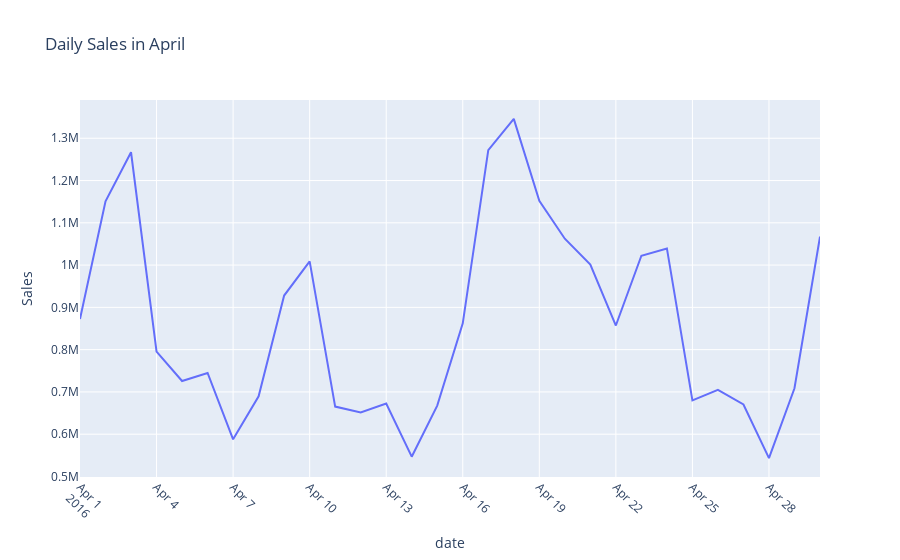

Here is the notebook cell this chart was saved with:
### Code cell
# Extract only the April(Earthquake Month) sales from the dataframe and visualize it using plotly
april_sales = merged_sales[(merged_sales.index >= '2016-04-01') & (merged_sales.index <= '2016-04-30')]
daily_sales = april_sales.groupby('date')['sales'].sum()
fig = px.line(x=daily_sales.index,y=daily_sales.values,labels={'x':'date','y':'Sales'},
              title='Daily Sales in April')
fig.update_layout(xaxis=dict(tickangle=45))
fig.show()

### Figure 1 — Plotly figure (JSON) as saved in the notebook; plotly's stock layout.template omitted (floating-point values rounded to 4 significant figures)
{"data": [{"hovertemplate": "date=%{x}<br>Sales=%{y}<extra></extra>", "legendgroup": "", "line": {"color": "#636efa", "dash": "solid"}, "marker": {"symbol": "circle"}, "mode": "lines", "name": "", "orientation": "v", "showlegend": false, "type": "scatter", "x": ["2016-04-01T00:00:00", "2016-04-02T00:00:00", "2016-04-03T00:00:00", "2016-04-04T00:00:00", "2016-04-05T00:00:00", "2016-04-06T00:00:00", "2016-04-07T00:00:00", "2016-04-08T00:00:00", "2016-04-09T00:00:00", "2016-04-10T00:00:00", "2016-04-11T00:00:00", "2016-04-12T00:00:00", "2016-04-13T00:00:00", "2016-04-14T00:00:00", "2016-04-15T00:00:00", "2016-04-16T00:00:00", "2016-04-17T00:00:00", "2016-04-18T00:00:00", "2016-04-19T00:00:00", "2016-04-20T00:00:00", "2016-04-21T00:00:00", "2016-04-22T00:00:00", "2016-04-23T00:00:00", "2016-04-24T00:00:00", "2016-04-25T00:00:00", "2016-04-26T00:00:00", "2016-04-27T00:00:00", "2016-04-28T00:00:00", "2016-04-29T00:00:00", "2016-04-30T00:00:00"], "xaxis": "x", "y": [872500.0, 1151000.0, 1267000.0, 795200.0, 725800.0, 744800.0, 587900.0, 689700.0, 928000.0, 1009000.0, 665300.0, 651700.0, 672600.0, 546800.0, 667600.0, 862100.0, 1272000.0, 1346000.0, 1152000.0, 1062000.0, 1001000.0, 857100.0, 1022000.0, 1039000.0, 680000.0, 704800.0, 670300.0, 543300.0, 708700.0, 1067000.0], "yaxis": "y"}], "layout": {"legend": {"tracegroupgap": 0}, "title": {"text": "Daily Sales in April"}, "xaxis": {"anchor": "y", "domain": [0, 1], "tickangle": 45, "title": {"text": "date"}}, "yaxis": {"anchor": "x", "domain": [0, 1], "title": {"text": "Sales"}}}}
